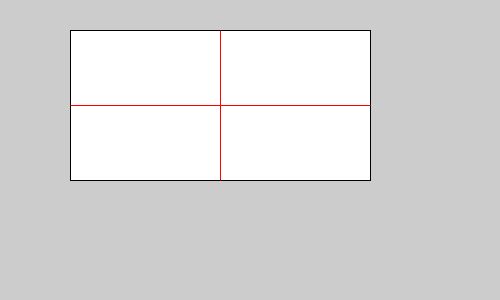
Frame 1 (no input)
Frame 60 (the mouse pressed at the canvas centre just before this capture): identical to frame 1, image omitted
Frame 120 (the mouse held since frame 60 and released just before this capture): identical to frame 1, image omitted

The Processing sketch that drew this single still picture (run headless with seeded random() and noise(); from frame 60 on, the mouse is pressed at the canvas centre):

// Processing sketch: Oefenopgave_2_1
// ── Oefenopgave_2_1.pde
/* Oefenopgave_2_1
Author: Wesley Bouchard
Student number: 575976 
Date: 06-02-2019 */

void setup() {
  size(500, 300);
  
  // set values
  int setX = 70;
  int setY = 30;
  int setWidth = 300;
  
  int x = constrain(setX, 0, width - setWidth);
  int y = constrain(setY, 0, height - (setWidth / 2));
  
  int rectWidth =constrain(setWidth, 50, (width - x) -1);
  int rectHeight = rectWidth / 2;
  
  // draw rectangle
  rect(x, y, rectWidth, rectHeight);
  
  // draw lines
  stroke(255, 0, 0);
  strokeCap(SQUARE);
  line(x, y + rectHeight / 2, x + rectWidth, y + rectHeight / 2);
  line(x + rectWidth / 2, y, x + rectWidth / 2, y + rectHeight);
}

void draw() {
}
